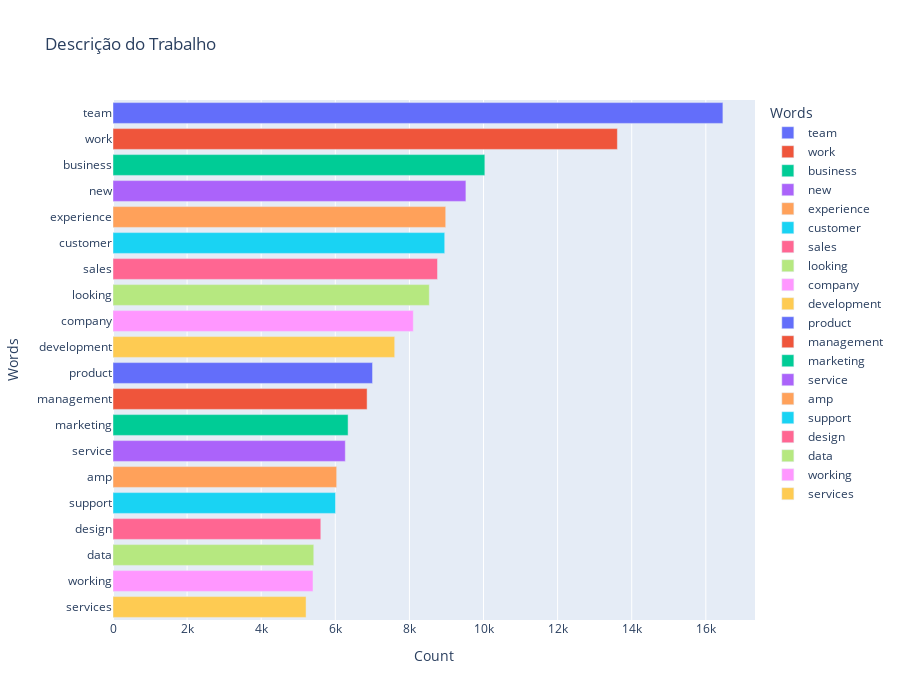

Notebook cell for this chart:
### Code cell
descricao = freq_text(df['Job_Description'])
plot_bar(descricao,'Descrição do Trabalho')

### Figure 1 — Plotly figure (JSON) as saved in the notebook; plotly's stock layout.template omitted (floating-point values rounded to 4 significant figures)
{"data": [{"alignmentgroup": "True", "hovertemplate": "Words=%{y}<br>Count=%{x}<extra></extra>", "legendgroup": "team", "marker": {"color": "#636efa", "pattern": {"shape": ""}}, "name": "team", "offsetgroup": "team", "orientation": "h", "showlegend": true, "textposition": "auto", "type": "bar", "x": [16461], "xaxis": "x", "y": ["team"], "yaxis": "y"}, {"alignmentgroup": "True", "hovertemplate": "Words=%{y}<br>Count=%{x}<extra></extra>", "legendgroup": "work", "marker": {"color": "#EF553B", "pattern": {"shape": ""}}, "name": "work", "offsetgroup": "work", "orientation": "h", "showlegend": true, "textposition": "auto", "type": "bar", "x": [13613], "xaxis": "x", "y": ["work"], "yaxis": "y"}, {"alignmentgroup": "True", "hovertemplate": "Words=%{y}<br>Count=%{x}<extra></extra>", "legendgroup": "business", "marker": {"color": "#00cc96", "pattern": {"shape": ""}}, "name": "business", "offsetgroup": "business", "orientation": "h", "showlegend": true, "textposition": "auto", "type": "bar", "x": [10036], "xaxis": "x", "y": ["business"], "yaxis": "y"}, {"alignmentgroup": "True", "hovertemplate": "Words=%{y}<br>Count=%{x}<extra></extra>", "legendgroup": "new", "marker": {"color": "#ab63fa", "pattern": {"shape": ""}}, "name": "new", "offsetgroup": "new", "orientation": "h", "showlegend": true, "textposition": "auto", "type": "bar", "x": [9525], "xaxis": "x", "y": ["new"], "yaxis": "y"}, {"alignmentgroup": "True", "hovertemplate": "Words=%{y}<br>Count=%{x}<extra></extra>", "legendgroup": "experience", "marker": {"color": "#FFA15A", "pattern": {"shape": ""}}, "name": "experience", "offsetgroup": "experience", "orientation": "h", "showlegend": true, "textposition": "auto", "type": "bar", "x": [8980], "xaxis": "x", "y": ["experience"], "yaxis": "y"}, {"alignmentgroup": "True", "hovertemplate": "Words=%{y}<br>Count=%{x}<extra></extra>", "legendgroup": "customer", "marker": {"color": "#19d3f3", "pattern": {"shape": ""}}, "name": "customer", "offsetgroup": "customer", "orientation": "h", "showlegend": true, "textposition": "auto", "type": "bar", "x": [8953], "xaxis": "x", "y": ["customer"], "yaxis": "y"}, {"alignmentgroup": "True", "hovertemplate": "Words=%{y}<br>Count=%{x}<extra></extra>", "legendgroup": "sales", "marker": {"color": "#FF6692", "pattern": {"shape": ""}}, "name": "sales", "offsetgroup": "sales", "orientation": "h", "showlegend": true, "textposition": "auto", "type": "bar", "x": [8758], "xaxis": "x", "y": ["sales"], "yaxis": "y"}, {"alignmentgroup": "True", "hovertemplate": "Words=%{y}<br>Count=%{x}<extra></extra>", "legendgroup": "looking", "marker": {"color": "#B6E880", "pattern": {"shape": ""}}, "name": "looking", "offsetgroup": "looking", "orientation": "h", "showlegend": true, "textposition": "auto", "type": "bar", "x": [8537], "xaxis": "x", "y": ["looking"], "yaxis": "y"}, {"alignmentgroup": "True", "hovertemplate": "Words=%{y}<br>Count=%{x}<extra></extra>", "legendgroup": "company", "marker": {"color": "#FF97FF", "pattern": {"shape": ""}}, "name": "company", "offsetgroup": "company", "orientation": "h", "showlegend": true, "textposition": "auto", "type": "bar", "x": [8105], "xaxis": "x", "y": ["company"], "yaxis": "y"}, {"alignmentgroup": "True", "hovertemplate": "Words=%{y}<br>Count=%{x}<extra></extra>", "legendgroup": "development", "marker": {"color": "#FECB52", "pattern": {"shape": ""}}, "name": "development", "offsetgroup": "development", "orientation": "h", "showlegend": true, "textposition": "auto", "type": "bar", "x": [7603], "xaxis": "x", "y": ["development"], "yaxis": "y"}, {"alignmentgroup": "True", "hovertemplate": "Words=%{y}<br>Count=%{x}<extra></extra>", "legendgroup": "product", "marker": {"color": "#636efa", "pattern": {"shape": ""}}, "name": "product", "offsetgroup": "product", "orientation": "h", "showlegend": true, "textposition": "auto", "type": "bar", "x": [7005], "xaxis": "x", "y": ["product"], "yaxis": "y"}, {"alignmentgroup": "True", "hovertemplate": "Words=%{y}<br>Count=%{x}<extra></extra>", "legendgroup": "management", "marker": {"color": "#EF553B", "pattern": {"shape": ""}}, "name": "management", "offsetgroup": "management", "orientation": "h", "showlegend": true, "textposition": "auto", "type": "bar", "x": [6858], "xaxis": "x", "y": ["management"], "yaxis": "y"}, {"alignmentgroup": "True", "hovertemplate": "Words=%{y}<br>Count=%{x}<extra></extra>", "legendgroup": "marketing", "marker": {"color": "#00cc96", "pattern": {"shape": ""}}, "name": "marketing", "offsetgroup": "marketing", "orientation": "h", "showlegend": true, "textposition": "auto", "type": "bar", "x": [6345], "xaxis": "x", "y": ["marketing"], "yaxis": "y"}, {"alignmentgroup": "True", "hovertemplate": "Words=%{y}<br>Count=%{x}<extra></extra>", "legendgroup": "service", "marker": {"color": "#ab63fa", "pattern": {"shape": ""}}, "name": "service", "offsetgroup": "service", "orientation": "h", "showlegend": true, "textposition": "auto", "type": "bar", "x": [6270], "xaxis": "x", "y": ["service"], "yaxis": "y"}, {"alignmentgroup": "True", "hovertemplate": "Words=%{y}<br>Count=%{x}<extra></extra>", "legendgroup": "amp", "marker": {"color": "#FFA15A", "pattern": {"shape": ""}}, "name": "amp", "offsetgroup": "amp", "orientation": "h", "showlegend": true, "textposition": "auto", "type": "bar", "x": [6037], "xaxis": "x", "y": ["amp"], "yaxis": "y"}, {"alignmentgroup": "True", "hovertemplate": "Words=%{y}<br>Count=%{x}<extra></extra>", "legendgroup": "support", "marker": {"color": "#19d3f3", "pattern": {"shape": ""}}, "name": "support", "offsetgroup": "support", "orientation": "h", "showlegend": true, "textposition": "auto", "type": "bar", "x": [6006], "xaxis": "x", "y": ["support"], "yaxis": "y"}, {"alignmentgroup": "True", "hovertemplate": "Words=%{y}<br>Count=%{x}<extra></extra>", "legendgroup": "design", "marker": {"color": "#FF6692", "pattern": {"shape": ""}}, "name": "design", "offsetgroup": "design", "orientation": "h", "showlegend": true, "textposition": "auto", "type": "bar", "x": [5609], "xaxis": "x", "y": ["design"], "yaxis": "y"}, {"alignmentgroup": "True", "hovertemplate": "Words=%{y}<br>Count=%{x}<extra></extra>", "legendgroup": "data", "marker": {"color": "#B6E880", "pattern": {"shape": ""}}, "name": "data", "offsetgroup": "data", "orientation": "h", "showlegend": true, "textposition": "auto", "type": "bar", "x": [5419], "xaxis": "x", "y": ["data"], "yaxis": "y"}, {"alignmentgroup": "True", "hovertemplate": "Words=%{y}<br>Count=%{x}<extra></extra>", "legendgroup": "working", "marker": {"color": "#FF97FF", "pattern": {"shape": ""}}, "name": "working", "offsetgroup": "working", "orientation": "h", "showlegend": true, "textposition": "auto", "type": "bar", "x": [5398], "xaxis": "x", "y": ["working"], "yaxis": "y"}, {"alignmentgroup": "True", "hovertemplate": "Words=%{y}<br>Count=%{x}<extra></extra>", "legendgroup": "services", "marker": {"color": "#FECB52", "pattern": {"shape": ""}}, "name": "services", "offsetgroup": "services", "orientation": "h", "showlegend": true, "textposition": "auto", "type": "bar", "x": [5211], "xaxis": "x", "y": ["services"], "yaxis": "y"}], "layout": {"barmode": "relative", "height": 700, "legend": {"title": {"text": "Words"}, "tracegroupgap": 0}, "title": {"text": "Descrição do Trabalho"}, "width": 900, "xaxis": {"anchor": "y", "domain": [0, 1], "title": {"text": "Count"}}, "yaxis": {"anchor": "x", "categoryarray": ["services", "working", "data", "design", "support", "amp", "service", "marketing", "management", "product", "development", "company", "looking", "sales", "customer", "experience", "new", "business", "work", "team"], "categoryorder": "array", "domain": [0, 1], "title": {"text": "Words"}}}}
